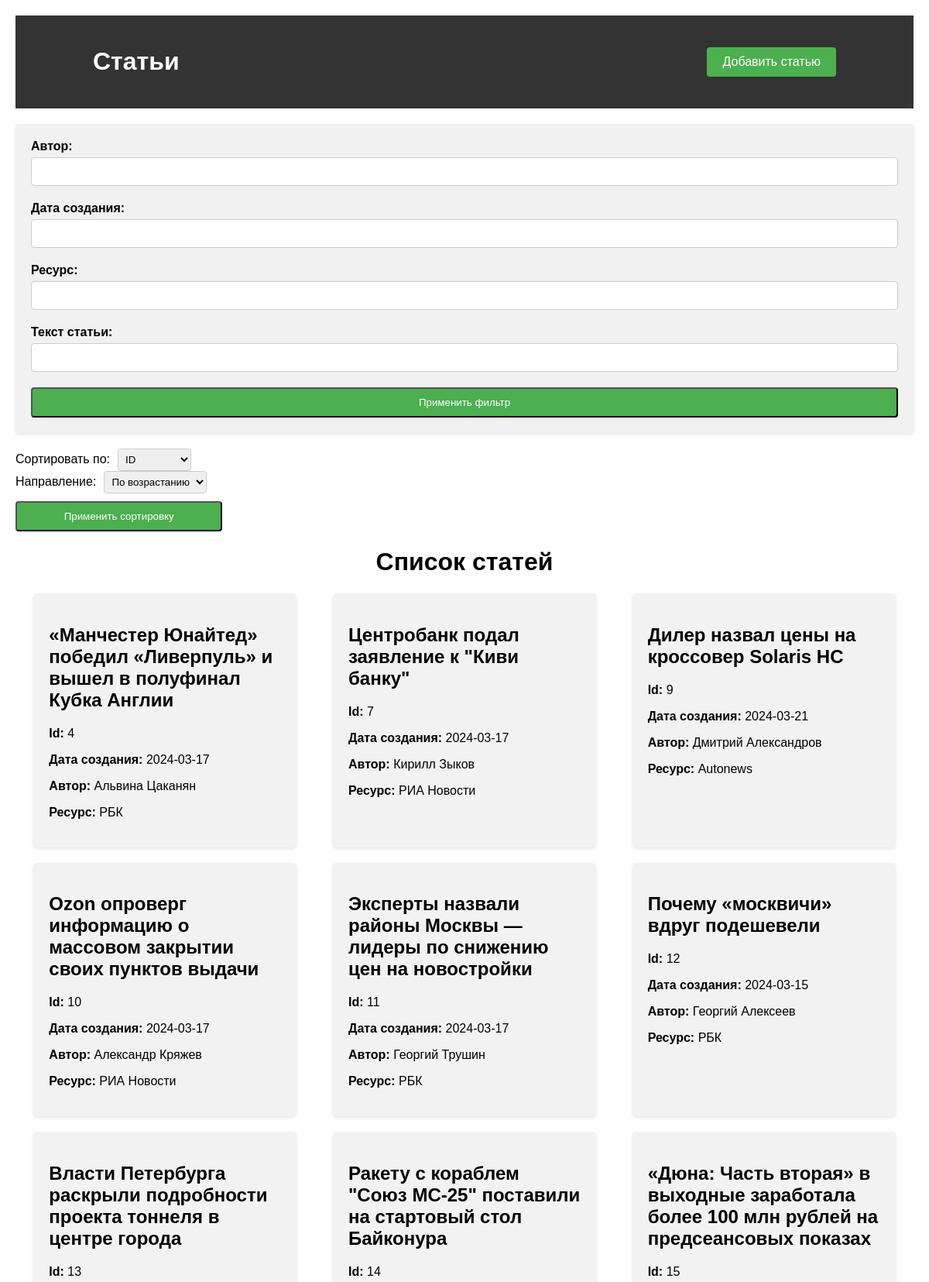
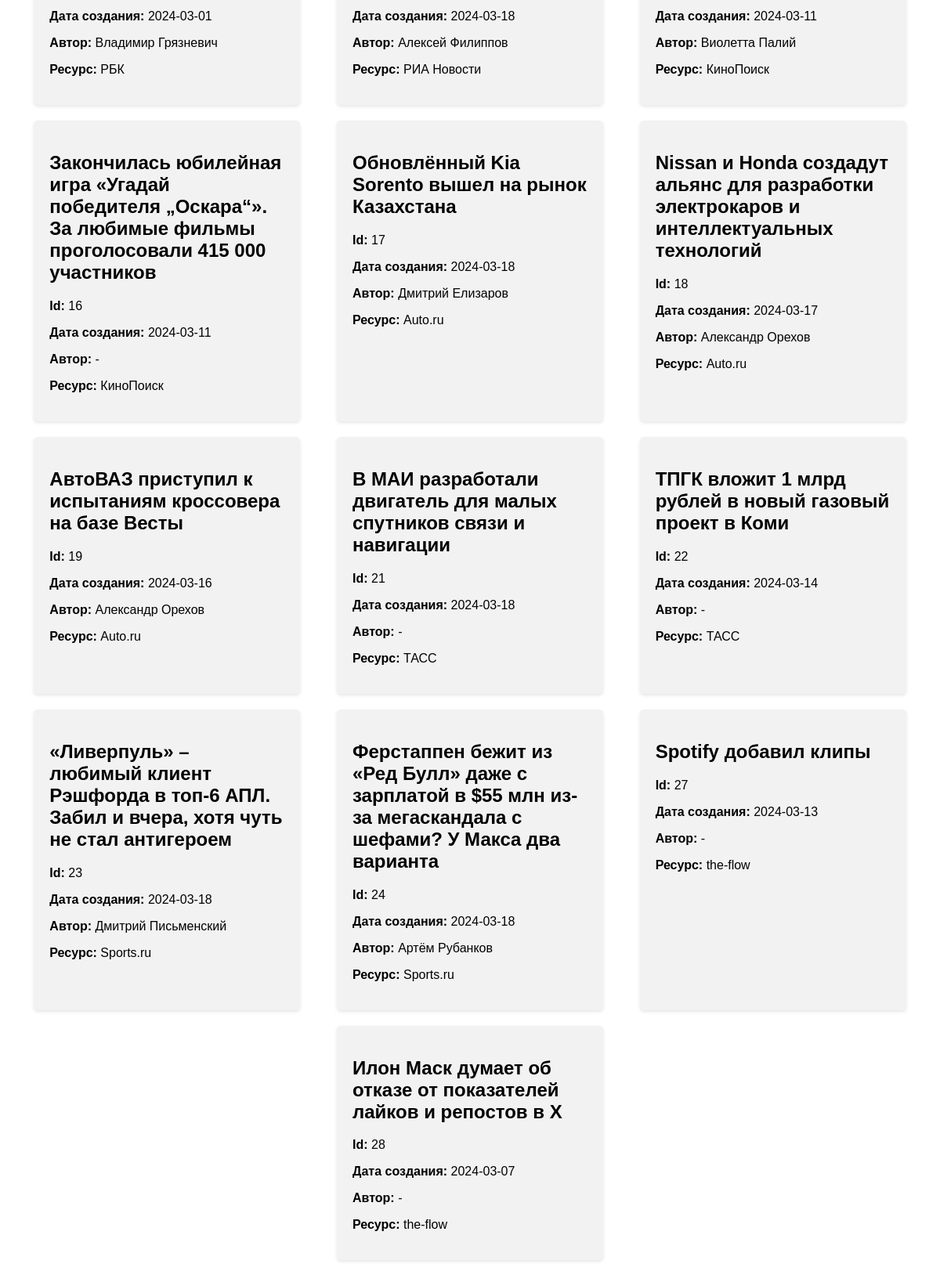
The page / on the database its author committed (2 pictures, top to bottom).
### app.py (models this page shows)
class Article(db.Model):
    id = db.Column(db.Integer, primary_key=True)
    title = db.Column(db.String)
    author = db.Column(db.String)
    date = db.Column(db.String)
    content = db.Column(db.String)
    source = db.Column(db.String)

### app.py (the view, shortened to what this page needs)
@app.route('/')
def notes():
    sort = request.args.get('sort', 'id')
    direction = request.args.get('direction', 'asc')
    filter_author = request.args.get('author', '')
    filter_date = request.args.get('date', '')
    filter_resource = request.args.get('resource', '')
    filter_text = request.args.get('text', '')
    query = Article.query
    if sort in ['id', 'title', 'author', 'date', 'content', 'source']:
        if direction == 'asc':
            query = query.order_by(getattr(Article, sort).asc())
        else:
            query = query.order_by(getattr(Article, sort).desc())
    arts = query.all()
    return render_template('notes.html', notes=arts, filter_author=filter_author, filter_date=filter_date,
                           filter_resource=filter_resource, filter_text=filter_text)

### templates/notes.html (shortened to what this page needs)
{% extends "base.html" %}
{% block css %}<link rel="stylesheet" href="{{url_for('static', filename='css/style.css')}}">{% endblock %}
{% block content %}
<div class="filters-container">
    <form action="{{ url_for('notes') }}" method="GET">
        <div class="filter-item">
            <label class="filter-label" for="author">Автор:</label>
            <input class="filter-input" id="author" name="author" value="{{ request.args.get('author', '') }}">
        </div>
        <div class="filter-item">
            <label class="filter-label" for="date">Дата создания:</label>
            <input class="filter-input" id="date" name="date" value="{{ request.args.get('date', '') }}">
        </div>
        <div class="filter-item">
            <label class="filter-label" for="resource">Ресурс:</label>
            <input class="filter-input" id="resource" name="resource" value="{{ request.args.get('resource', '') }}">
        </div>
        <div class="filter-item">
            <label class="filter-label" for="text">Текст статьи:</label>
            <input class="filter-input" id="text" name="text" value="{{ request.args.get('text', '') }}">
        </div>
        <button type="submit" class="filter-button">Применить фильтр</button>
    </form>
</div>
<div class="sort-container">
  <form action="{{ url_for('notes') }}" method="GET">
    <div class="sort-item">
      <label class="sort-label" for="sort">Сортировать по:</label>
      <select class="sort-select" id="sort" name="sort">
        <option value="id" {{ 'id' if request.args.get('sort') == 'id' else '' }}>ID</option>
      </select>
    </div>
    <div class="sort-item">
      <label class="sort-label" for="direction">Направление:</label>
      <select class="sort-select" id="direction" name="direction">
        <option value="asc" {{ 'asc' if request.args.get('direction') == 'asc' else '' }}>По возрастанию</option>
      </select>
    </div>
    <button type="submit" class="filter-button">Применить сортировку</button>
  </form>
</div>
<h1>Список статей</h1>
<div class="article-list">
    {% for note in notes %}
    <div class="article-card">
        <a href={{ url_for('note', id = note.id)}}><h2>{{ note.title }}</h2></a>
        <p><span class="label">Id:</span> {{ note.id }}</p>
        <p><span class="label">Дата создания:</span> {{ note.date }}</p>
        <p><span class="label">Автор:</span> {{ note.author }}</p>
        <p><span class="label">Ресурс:</span> {{ note.source }}</p>
    </div>
    {% endfor %}
</div>
{% endblock %}

### templates/base.html (shortened to what this page needs)
<!DOCTYPE html>
<html lang="en">
<head>
    {% block css %}<link rel="stylesheet" href="{{url_for('static', filename='css/style.css')}}">{% endblock %}
</head>
<body>
    <header>
        <div class="header-container">
            <h1><a href="{{ url_for('notes') }}">Статьи</a></h1>
            <a href="{{ url_for('add') }}" class="add-article-btn">Добавить статью</a>
        </div>
    </header>
{% block content %}
{% endblock %}
</body>
</html>

### static/css/style.css (style rules this page uses)
body { font-family: Arial, sans-serif; margin: 20px; }
h1 { text-align: center; }
.article-list { display: flex; flex-wrap: wrap; justify-content: space-around; }
.article-card { background-color: #f2f2f2; border-radius: 5px; box-shadow: 0 2px 4px rgba(0, 0, 0, 0.1); margin-bottom: 20px; padding: 20px; width: 300px; }
.label { font-weight: bold; }
header { background-color: #333; color: #fff; padding: 20px; }
.header-container { max-width: 960px; margin: 0 auto; display: flex; justify-content: space-between; align-items: center; }
.add-article-btn { display: inline-block; background-color: #4CAF50; color: white; padding: 10px 20px; text-decoration: none; border-radius: 4px; }
a { color: inherit; text-decoration: none; }
.filters-container { background-color: #f1f1f1; padding: 20px; margin: 20px 0; border-radius: 4px; box-shadow: 0 2px 4px rgba(0, 0, 0, 0.1); }
.filter-item { margin-bottom: 20px; display: flex; flex-direction: column; }
.filter-label { font-weight: bold; margin-bottom: 5px; display: block; }
.filter-input { padding: 10px; border-radius: 4px; border: 1px solid #ccc; }
.filter-button { display: block; width: 100%; background-color: #4CAF50; color: white; padding: 10px; text-align: center; text-decoration: none; border-radius: 4px; margin-top: 10px; cursor: pointer; }
.sort-container { display: flex; justify-content: space-between; align-items: center; margin-top: 20px; }
.sort-item { display: flex; align-items: center; margin-right: 20px; }
.sort-label { margin-right: 10px; }
.sort-select { padding: 5px; border-radius: 4px; border: 1px solid #ccc; }

### rows shown on the page
Article: title "«Манчестер Юнайтед» победил «Ливерпуль» и вышел в полуфинал Кубка Англии", id "4", date "2024-03-17", author "Альвина Цаканян", source "РБК"
Article: title "Центробанк подал заявление к \"Киви банку\"", id "7", date "2024-03-17", author "Кирилл Зыков", source "РИА Новости"
Article: title "Дилер назвал цены на кроссовер Solaris HC", id "9", date "2024-03-21", author "Дмитрий Александров", source "Autonews"
Article: title "Ozon опроверг информацию о массовом закрытии своих пунктов выдачи", id "10", date "2024-03-17", author "Александр Кряжев", source "РИА Новости"
Article: title "Эксперты назвали районы Москвы — лидеры по снижению цен на новостройки", id "11", date "2024-03-17", author "Георгий Трушин", source "РБК"
Article: title "Почему «москвичи» вдруг подешевели", id "12", date "2024-03-15", author "Георгий Алексеев", source "РБК"
Article: title "Власти Петербурга раскрыли подробности проекта тоннеля в центре города", id "13", date "2024-03-01", author "Владимир Грязневич", source "РБК"
Article: title "Ракету с кораблем \"Союз МС-25\" поставили на стартовый стол Байконура", id "14", date "2024-03-18", author "Алексей Филиппов", source "РИА Новости"
Article: title "«Дюна: Часть вторая» в выходные заработала более 100 млн рублей на предсеансовых показах", id "15", date "2024-03-11", author "Виолетта Палий", source "КиноПоиск"
Article: title "Закончилась юбилейная игра «Угадай победителя „Оскара“». За любимые фильмы проголосовали 415 000 участников", id "16", date "2024-03-11", author "-", source "КиноПоиск"
Article: title "Обновлённый Kia Sorento вышел на рынок Казахстана", id "17", date "2024-03-18", author "Дмитрий Елизаров", source "Auto.ru"
Article: title "Nissan и Honda создадут альянс для разработки электрокаров и интеллектуальных технологий", id "18", date "2024-03-17", author "Александр Орехов", source "Auto.ru"
Article: title "АвтоВАЗ приступил к испытаниям кроссовера на базе Весты", id "19", date "2024-03-16", author "Александр Орехов", source "Auto.ru"
Article: title "В МАИ разработали двигатель для малых спутников связи и навигации", id "21", date "2024-03-18", author "-", source "ТАСС"
Article: title "ТПГК вложит 1 млрд рублей в новый газовый проект в Коми", id "22", date "2024-03-14", author "-", source "ТАСС"
Article: title "«Ливерпуль» – любимый клиент Рэшфорда в топ-6 АПЛ. Забил и вчера, хотя чуть не стал антигероем", id "23", date "2024-03-18", author "Дмитрий Письменский", source "Sports.ru"
Article: title "Ферстаппен бежит из «Ред Булл» даже с зарплатой в $55 млн из-за мегаскандала с шефами? У Макса два варианта", id "24", date "2024-03-18", author "Артём Рубанков", source "Sports.ru"
Article: title "Spotify добавил клипы", id "27", date "2024-03-13", author "-", source "the-flow"
Article: title "Илон Маск думает об отказе от показателей лайков и репостов в Х", id "28", date "2024-03-07", author "-", source "the-flow"
